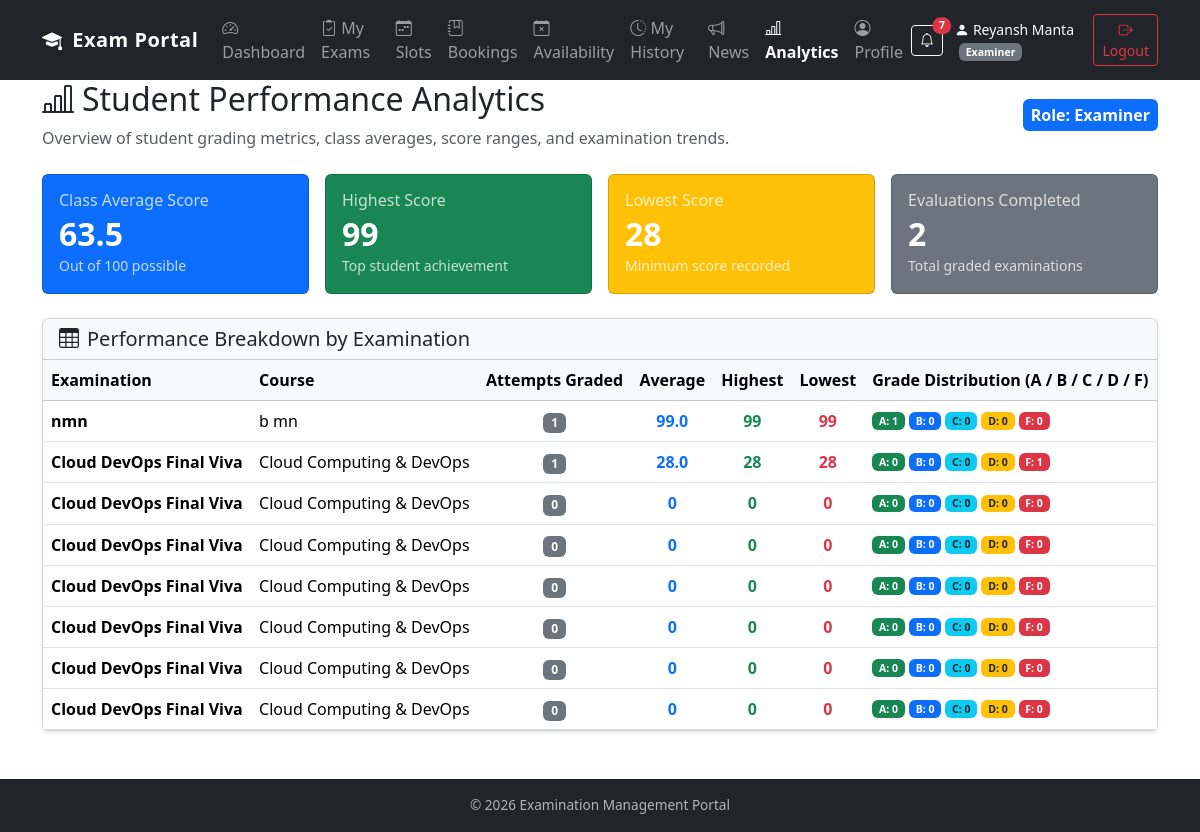
Screenshot of /analytics (signed in) with the database file from the repository.
### models.py (models this page shows, shortened)
class Examination(db.Model):
    id = db.Column(db.Integer, primary_key=True)
    name = db.Column(db.String(100), nullable=False)
    course_id = db.Column(
        db.Integer, db.ForeignKey("course.id"), nullable=False
    )
    status = db.Column(db.String(30), default="Draft")
    slot_creation_start = db.Column(db.String(30))
    slot_creation_end = db.Column(db.String(30))
    booking_start = db.Column(db.String(30))
    booking_end = db.Column(db.String(30))
    slot_creation_open = db.Column(db.Boolean, default=False)
    booking_open = db.Column(db.Boolean, default=False)
    course = db.relationship("Course", backref="examinations")

class Course(db.Model):
    id = db.Column(db.Integer, primary_key=True)
    name = db.Column(db.String(100), nullable=False)
    description = db.Column(db.String(500))

### app.py (the view)
@app.route("/analytics")
def performance_analytics():
    if "user_id" not in session:
        return redirect(url_for("login"))
    role = session.get("role")
    evaluations = Evaluation.query.filter_by(status="Completed").all()
    scores = [e.marks for e in evaluations if e.marks is not None]
    avg_marks = round(sum(scores) / len(scores), 1) if scores else 0
    highest_marks = max(scores) if scores else 0
    lowest_marks = min(scores) if scores else 0
    total_evaluations = len(scores)
    exam_stats = []
    examinations = Examination.query.all()
    for exam in examinations:
        exam_evals = Evaluation.query.join(
            Booking, Evaluation.booking_id == Booking.id
        ).join(
            ExaminationSlot, Booking.slot_id == ExaminationSlot.id
        ).filter(
            ExaminationSlot.examination_id == exam.id,
            Evaluation.status == "Completed"
        ).all()
        exam_scores = [ev.marks for ev in exam_evals if ev.marks is not None]
        exam_avg = round(sum(exam_scores) / len(exam_scores), 1) if exam_scores else 0
        exam_high = max(exam_scores) if exam_scores else 0
        exam_low = min(exam_scores) if exam_scores else 0
        grades = {"A": 0, "B": 0, "C": 0, "D": 0, "F": 0}
        for s in exam_scores:
            if s >= 85:
                grades["A"] += 1
            elif s >= 70:
                grades["B"] += 1
            elif s >= 50:
                grades["C"] += 1
            elif s >= 40:
                grades["D"] += 1
            else:
                grades["F"] += 1
        exam_stats.append({
            "examination": exam,
            "attempts": len(exam_scores),
            "avg": exam_avg,
            "high": exam_high,
            "low": exam_low,
            "grades": grades
        })
    return render_template(
        "analytics.html",
        avg_marks=avg_marks,
        highest_marks=highest_marks,
        lowest_marks=lowest_marks,
        total_evaluations=total_evaluations,
        exam_stats=exam_stats,
        role=role
    )

### app.py (called while the page is built)
@app.context_processor
def inject_global_data():
    unread_count = 0
    if "user_id" in session:
        unread_count = Notification.query.filter_by(
            user_id=session["user_id"],
            is_read=False
        ).count()
    return {"unread_notifications_count": unread_count}

### templates/analytics.html (shortened to what this page needs)
{% extends "base.html" %}
{% block content %}
<div class="container mt-4">
    <div class="d-flex justify-content-between align-items-center mb-4">
        <div>
            <h2><i class="bi bi-bar-chart-line me-2"></i>Student Performance Analytics</h2>
            <p class="text-muted mb-0">Overview of student grading metrics, class averages, score ranges, and examination trends.</p>
        </div>
        <span class="badge bg-primary fs-6 p-2">Role: {{ role }}</span>
    </div>
    <div class="row g-3 mb-4">
        <div class="col-md-3 col-sm-6">
            <div class="card stat-card text-white bg-primary h-100">
                <div class="card-body">
                    <h6 class="card-title mb-1 opacity-75">Class Average Score</h6>
                    <h2 class="mb-0 fw-bold">{{ avg_marks }}</h2>
                    <small class="opacity-75">Out of 100 possible</small>
                </div>
            </div>
        </div>
        <div class="col-md-3 col-sm-6">
            <div class="card stat-card text-white bg-success h-100">
                <div class="card-body">
                    <h6 class="card-title mb-1 opacity-75">Highest Score</h6>
                    <h2 class="mb-0 fw-bold">{{ highest_marks }}</h2>
                    <small class="opacity-75">Top student achievement</small>
                </div>
            </div>
        </div>
        <div class="col-md-3 col-sm-6">
            <div class="card stat-card text-white bg-warning h-100">
                <div class="card-body">
                    <h6 class="card-title mb-1 opacity-75">Lowest Score</h6>
                    <h2 class="mb-0 fw-bold">{{ lowest_marks }}</h2>
                    <small class="opacity-75">Minimum score recorded</small>
                </div>
            </div>
        </div>
        <div class="col-md-3 col-sm-6">
            <div class="card stat-card text-white bg-secondary h-100">
                <div class="card-body">
                    <h6 class="card-title mb-1 opacity-75">Evaluations Completed</h6>
                    <h2 class="mb-0 fw-bold">{{ total_evaluations }}</h2>
                    <small class="opacity-75">Total graded examinations</small>
                </div>
            </div>
        </div>
    </div>
    <div class="card shadow-sm mb-4">
        <div class="card-header bg-light d-flex justify-content-between align-items-center">
            <h5 class="mb-0"><i class="bi bi-table me-2"></i>Performance Breakdown by Examination</h5>
        </div>
        <div class="card-body p-0">
            <div class="table-responsive">
                <table class="table table-hover align-middle mb-0">
                    <thead class="table-light">
                        <tr>
                            <th>Examination</th>
                            <th>Course</th>
                            <th class="text-center">Attempts Graded</th>
                            <th class="text-center">Average</th>
                            <th class="text-center">Highest</th>
                            <th class="text-center">Lowest</th>
                            <th style="min-width: 250px;">Grade Distribution (A / B / C / D / F)</th>
                        </tr>
                    </thead>
                    <tbody>
                        {% for item in exam_stats %}
                        <tr>
                            <td class="fw-semibold">{{ item.examination.name }}</td>
                            <td>{{ item.examination.course.name }}</td>
                            <td class="text-center"><span class="badge bg-secondary">{{ item.attempts }}</span></td>
                            <td class="text-center fw-bold text-primary">{{ item.avg }}</td>
                            <td class="text-center text-success fw-bold">{{ item.high }}</td>
                            <td class="text-center text-danger fw-bold">{{ item.low }}</td>
                            <td>
                                <div class="d-flex align-items-center gap-1 small">
                                    <span class="badge bg-success" title="Grade A (>=85)">A: {{ item.grades['A'] }}</span>
                                    <span class="badge bg-primary" title="Grade B (70-84)">B: {{ item.grades['B'] }}</span>
                                    <span class="badge bg-info text-dark" title="Grade C (50-69)">C: {{ item.grades['C'] }}</span>
                                    <span class="badge bg-warning text-dark" title="Grade D (40-49)">D: {{ item.grades['D'] }}</span>
                                    <span class="badge bg-danger" title="Grade F (<40)">F: {{ item.grades['F'] }}</span>
                                </div>
                            </td>
                        </tr>
                        {% else %}
                        <tr>
                            <td colspan="8" class="text-center py-4 text-muted">No examinations evaluated yet.</td>
                        </tr>
                        {% endfor %}
                    </tbody>
                </table>
            </div>
        </div>
    </div>
</div>
{% endblock %}

### templates/base.html (style rules this page uses)
body { padding-top: 56px; }
.stat-card { transition: transform 0.15s; }

### rows the page displays
Examination: examination.name "nmn"
Course: examination.course.name "b mn"
Examination: examination.name "Cloud DevOps Final Viva"
Course: examination.course.name "Cloud Computing & DevOps" "Cloud Computing & DevOps" "Cloud Computing & DevOps" "Cloud Computing & DevOps" "Cloud Computing & DevOps" "Cloud Computing & DevOps" "Cloud Computing & DevOps"
Examination: examination.name "Cloud DevOps Final Viva"
Examination: examination.name "Cloud DevOps Final Viva"
Examination: examination.name "Cloud DevOps Final Viva"
Examination: examination.name "Cloud DevOps Final Viva"
Examination: examination.name "Cloud DevOps Final Viva"
Examination: examination.name "Cloud DevOps Final Viva"

### other values shown
{{ unread_notifications_count }} "7"
{{ session.get("user_name") }} "Reyansh Manta"
{{ session.get("role") }} "Examiner"
{{ role }} "Examiner"
{{ avg_marks }} "63.5"
{{ highest_marks }} "99"
{{ lowest_marks }} "28"
{{ total_evaluations }} "2"
{{ item.attempts }} "1" "1" "0" "0" "0" "0" "0" "0"
{{ item.avg }} "99.0" "28.0" "0" "0" "0" "0" "0" "0"
{{ item.high }} "99" "28" "0" "0" "0" "0" "0" "0"
{{ item.low }} "99" "28" "0" "0" "0" "0" "0" "0"
{{ item.grades['A'] }} "1" "0" "0" "0" "0" "0" "0" "0"
{{ item.grades['B'] }} "0" "0" "0" "0" "0" "0" "0" "0"
{{ item.grades['C'] }} "0" "0" "0" "0" "0" "0" "0" "0"
